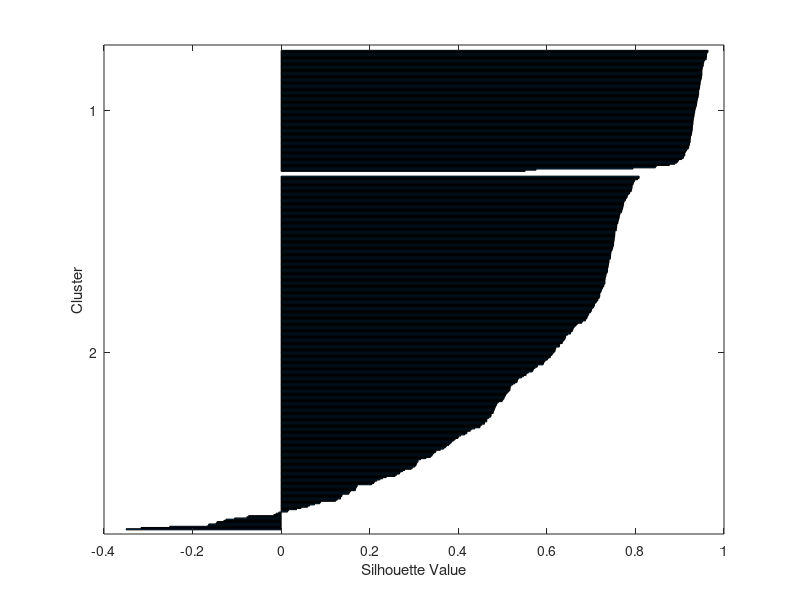
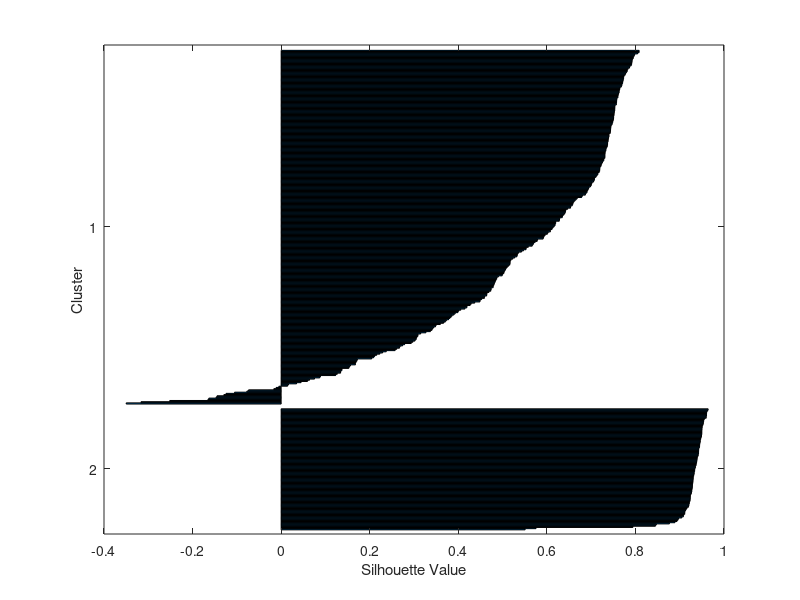
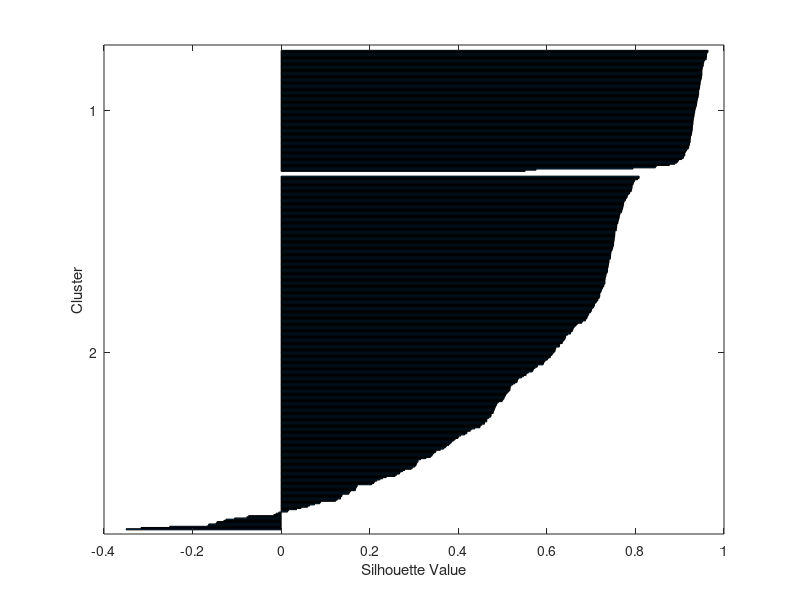
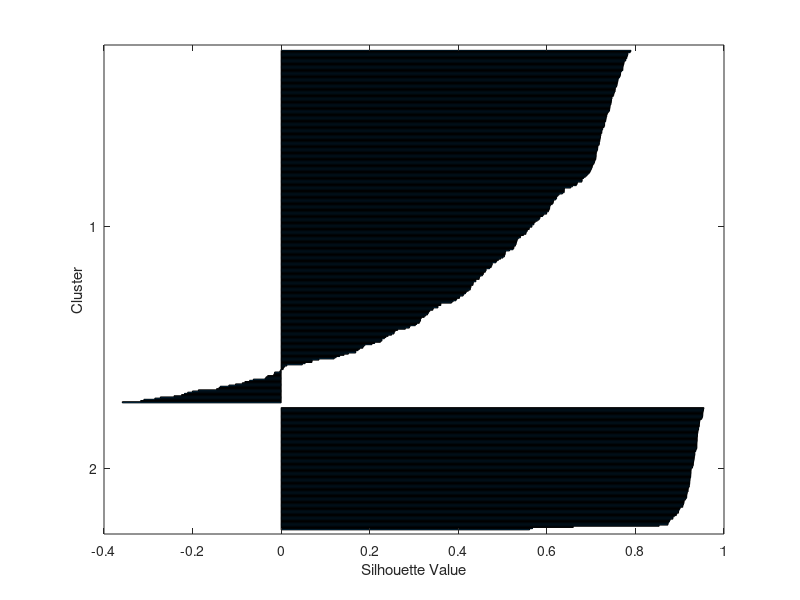

Reproduce these figures in MATLAB, in order. (Note: this script raises an error after producing the figures.)

x = rand(100,3);
x(:,1) = x(:,1)+1;
x(:,2) = x(:,2)-1;

x = [x; rand(100,3)];
x = [x; rand(100,3)+1];
x = [x; rand(100,3)-1];

goodness(1) = 0;
for numclust = 2:10
  for retry = 1:5
    [m,c] = kmeans(x,numclust);
    
    s(retry)=sum(silhouette(x,m));
  end
  goodness(numclust)=max(s);
end
  
numclust = find(goodness==max(goodness))

[m,c] = kmeans(x,numclust);
[e,d]= pca(c');
%[e,d]= pca(x');

x_pc = x*e;

figure(1);

colour = 'bgrcmykbgrcymk';
for ii = 1:length(x);
  plot(x(ii,end),x(ii,end-1),['o' colour(m(ii))]);
  hold on;
end
hold off;


figure(2);
colour = 'bgrcmykbgrcmyk';
for ii = 1:length(x);
  plot(x_pc(ii,end),x_pc(ii,end-1),['o' colour(m(ii))]);
  hold on;
end
hold off;

figure(3);
